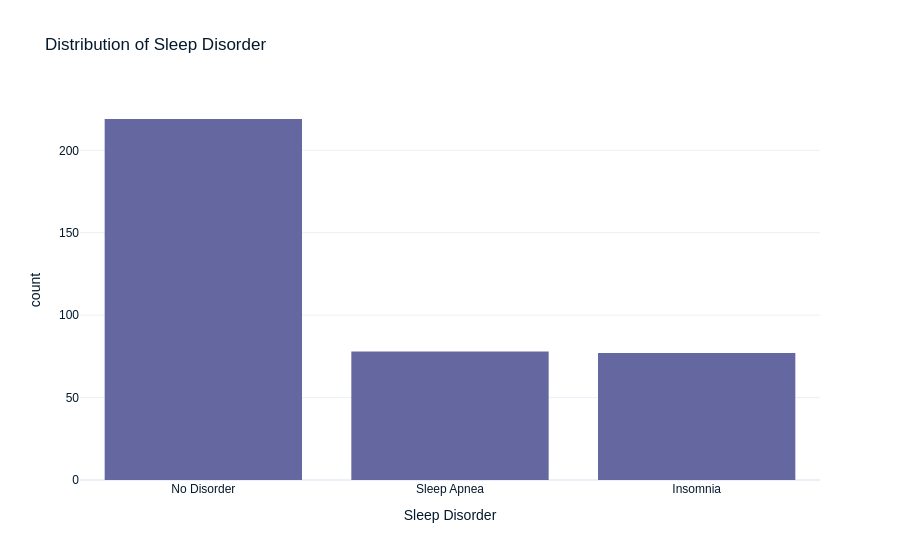
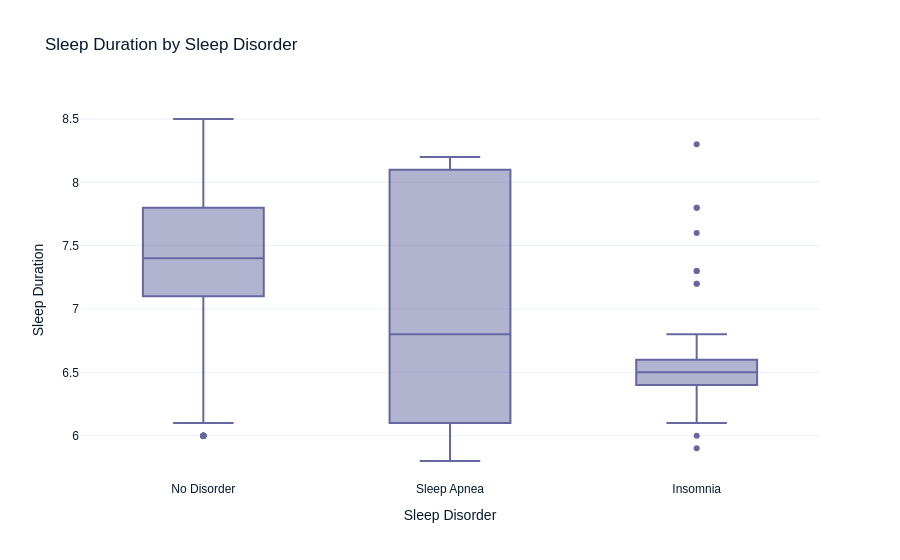

Source (notebook cell) for these figures, in order:
### Code cell
import plotly.express as px
import matplotlib.pyplot as plt
import seaborn as sns
import pandas as pd

# Summary statistics
display(df.describe(include='all'))

# Distribution of Sleep Disorder
fig1 = px.histogram(df, x='Sleep Disorder', title='Distribution of Sleep Disorder')
fig1.show()

# Distribution of Sleep Duration by Sleep Disorder
fig2 = px.box(df, x='Sleep Disorder', y='Sleep Duration', title='Sleep Duration by Sleep Disorder')
fig2.show()

# Correlation heatmap for numerical features
plt.figure(figsize=(10,6))
sns.heatmap(df.select_dtypes(include='number').corr(), annot=True, cmap='coolwarm')
plt.title('Correlation Heatmap')
plt.show()

### Figure 1 — Plotly figure (JSON) as saved in the notebook; plotly's stock layout.template omitted (floating-point values rounded to 4 significant figures; data arrays with more than 128 entries replaced by an {"elided": "..."} marker saying what was removed)
{"data": [{"alignmentgroup": "True", "bingroup": "x", "hovertemplate": "Sleep Disorder=%{x}<br>count=%{y}<extra></extra>", "legendgroup": "", "marker": {"color": "#6568a0", "pattern": {"shape": ""}}, "name": "", "offsetgroup": "", "orientation": "v", "showlegend": false, "x": {"elided": "374 str values"}, "xaxis": "x", "yaxis": "y", "type": "histogram"}], "layout": {"xaxis": {"anchor": "y", "domain": [0, 1], "title": {"text": "Sleep Disorder"}}, "yaxis": {"anchor": "x", "domain": [0, 1], "title": {"text": "count"}}, "legend": {"tracegroupgap": 0}, "title": {"text": "Distribution of Sleep Disorder"}, "barmode": "relative"}}

### Figure 2 — Plotly figure (JSON) as saved in the notebook; plotly's stock layout.template omitted (floating-point values rounded to 4 significant figures; data arrays with more than 128 entries replaced by an {"elided": "..."} marker saying what was removed)
{"data": [{"alignmentgroup": "True", "hovertemplate": "Sleep Disorder=%{x}<br>Sleep Duration=%{y}<extra></extra>", "legendgroup": "", "marker": {"color": "#6568a0"}, "name": "", "notched": false, "offsetgroup": "", "orientation": "v", "showlegend": false, "x": {"elided": "374 str values"}, "x0": " ", "xaxis": "x", "y": {"elided": "374 float values"}, "y0": " ", "yaxis": "y", "type": "box"}], "layout": {"xaxis": {"anchor": "y", "domain": [0, 1], "title": {"text": "Sleep Disorder"}}, "yaxis": {"anchor": "x", "domain": [0, 1], "title": {"text": "Sleep Duration"}}, "legend": {"tracegroupgap": 0}, "title": {"text": "Sleep Duration by Sleep Disorder"}, "boxmode": "group"}}
